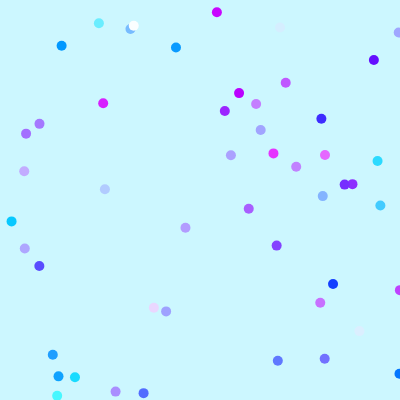
Frame 1 (no input)
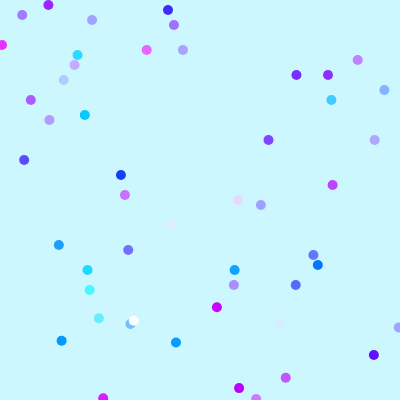
Frame 60 (no input)
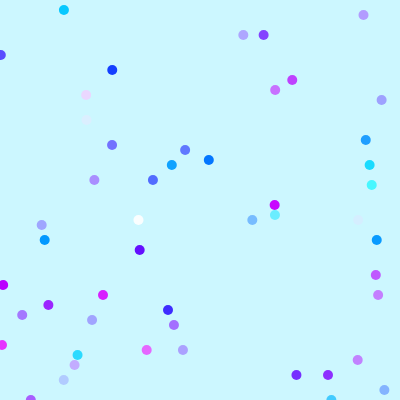
Frame 120 (the mouse pressed at the canvas centre since frame 60)

The p5.js sketch that drew these frames (run headless with seeded random() and noise() and a simulated clock; from frame 60 on, the mouse is pressed at the canvas centre):

// p5.js sketch
// ── sketch.js
let xPositions = [];
let yPositions = [];
let colors = [];

function setup() {
  createCanvas(400, 400);
  noStroke();
  
  // 🌧 crear muchas gotas (más de 25)
  for (let i = 0; i < 50; i++) {
    xPositions.push(random(0, 400));
    yPositions.push(random(0, 400));
    colors.push(color(random(0, 255), random(0, 255), 255));
  }
}

function draw() {
  background(204, 247, 255);

  for (let i = 0; i < xPositions.length; i++) {
    
    fill(colors[i]);
    ellipse(xPositions[i], yPositions[i], 10, 10);
    
    // movimiento
    yPositions[i] += 5;
    
    // 🔁 si llega abajo, vuelve arriba
    if (yPositions[i] > 400) {
      yPositions[i] = 0;
      xPositions[i] = random(0, 400);
    }
  }
}

// 🖱 añadir gotas al hacer clic
function mouseClicked() {
  xPositions.push(mouseX);
  yPositions.push(mouseY);
  colors.push(color(random(0, 255), random(0, 255), 255));
}
